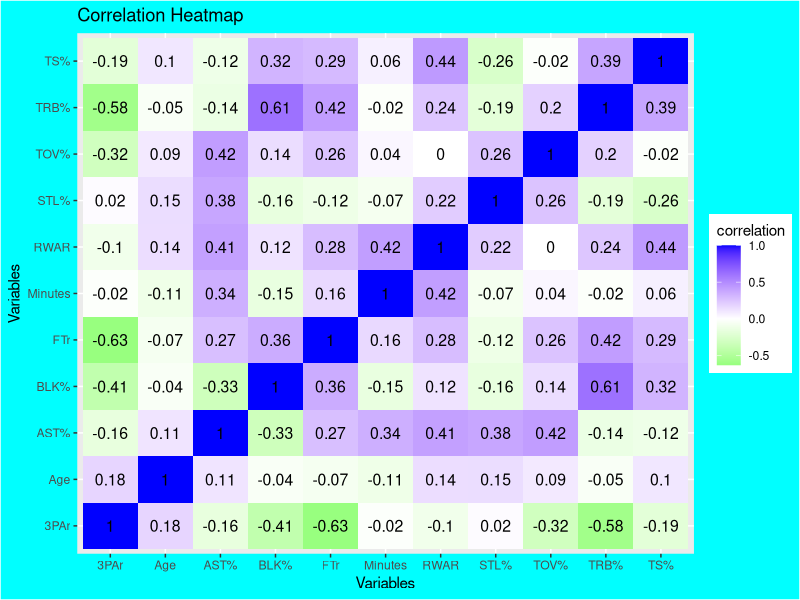
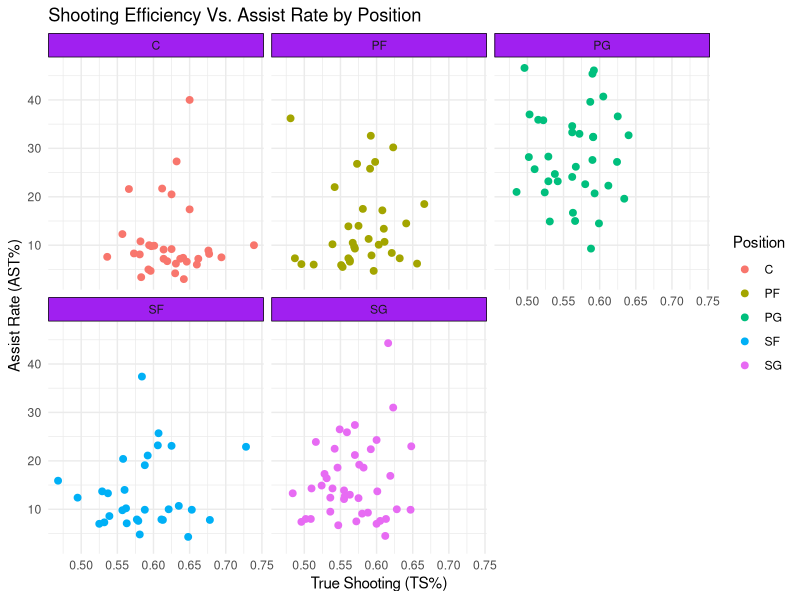
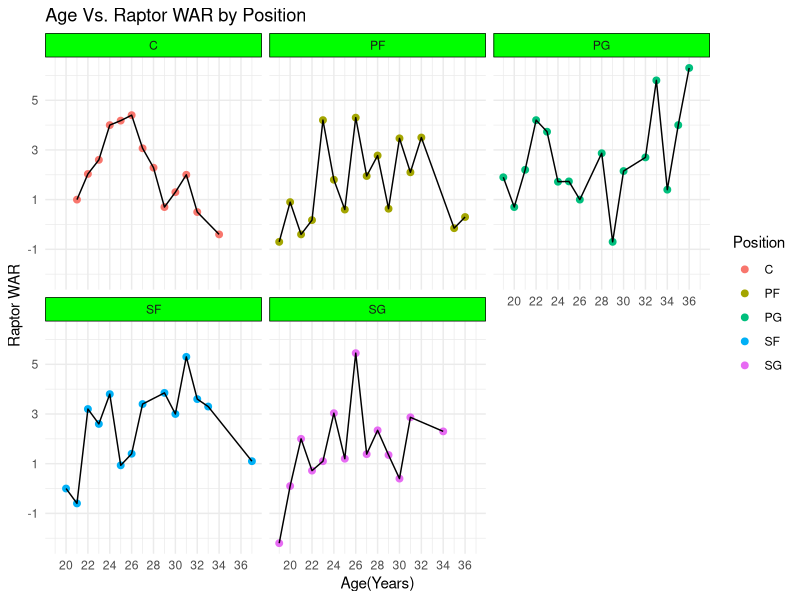
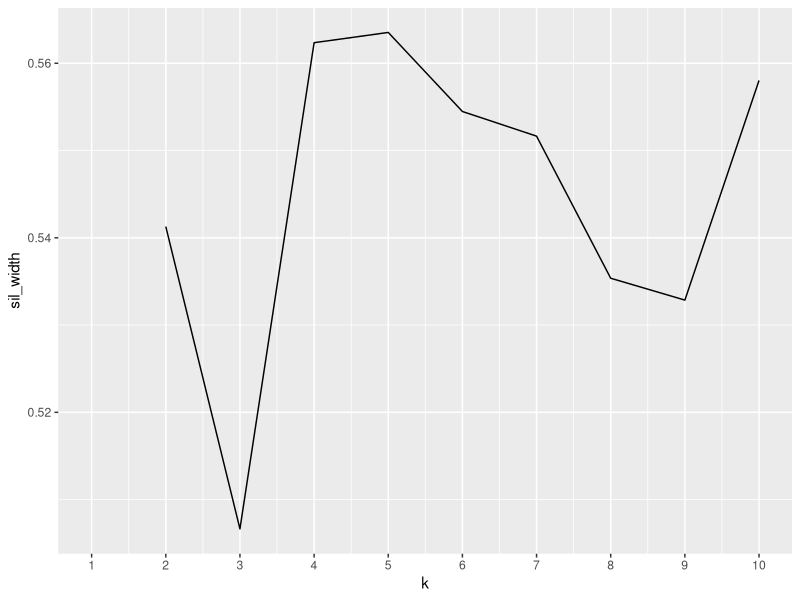
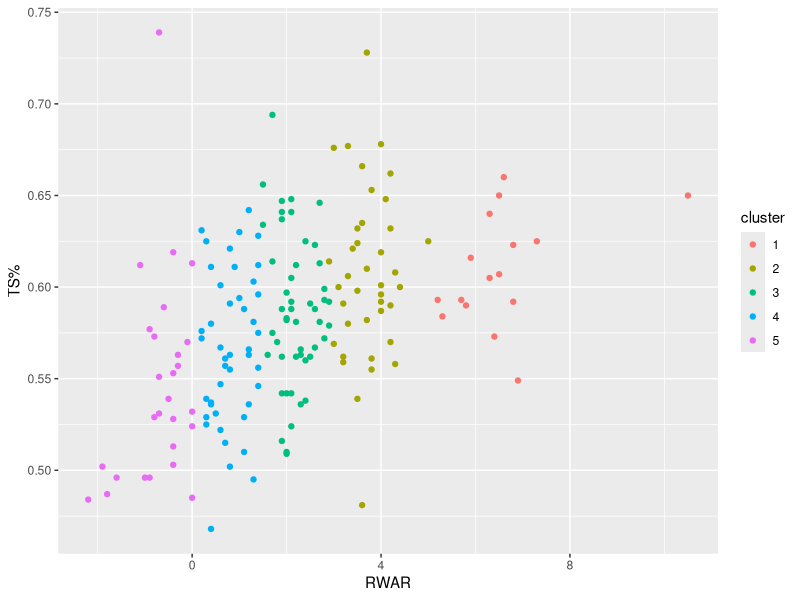
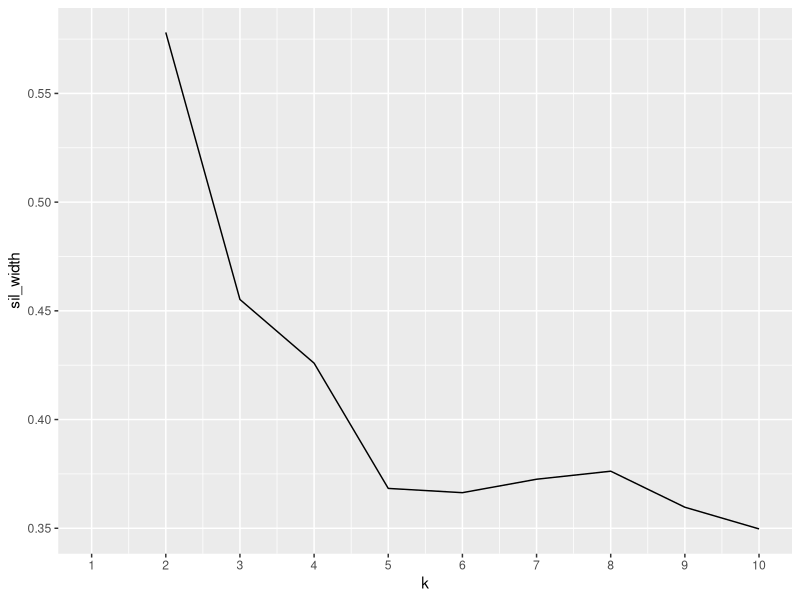
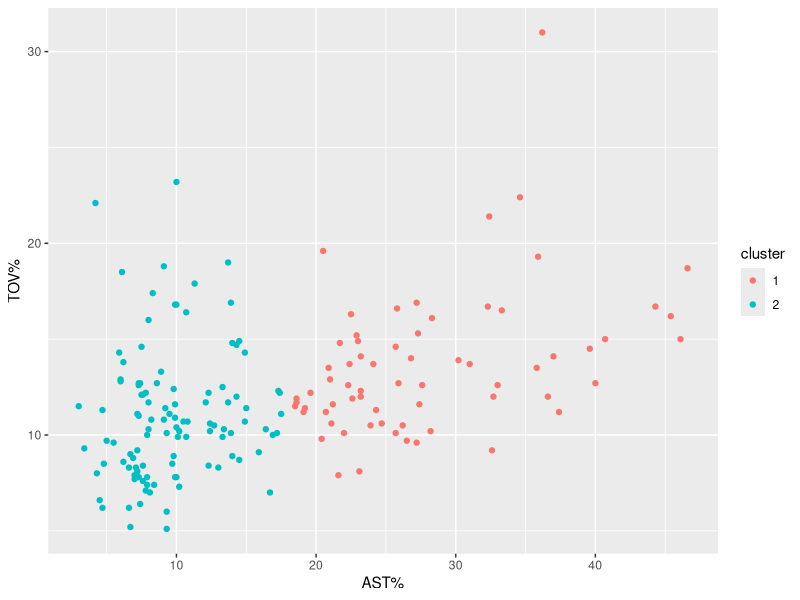
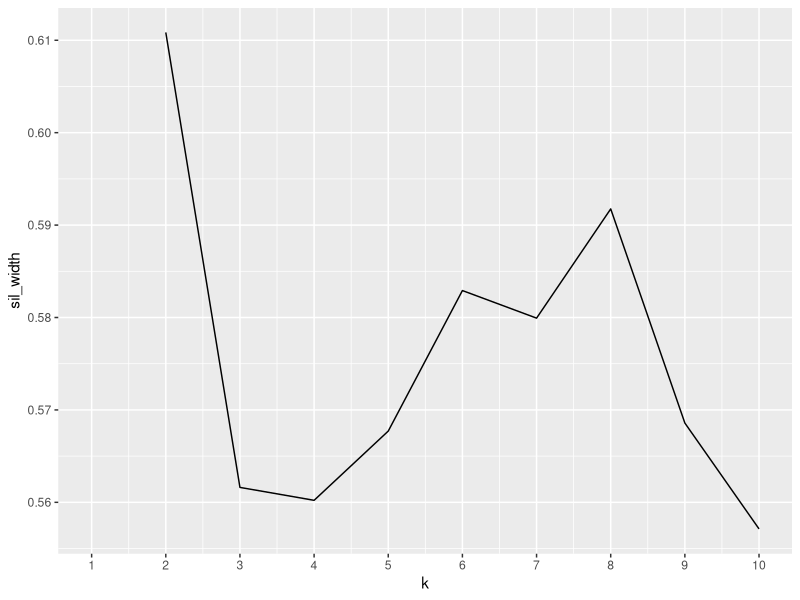

Write R code to recreate these figures, in order.
## ---- chunk 1
knitr::opts_chunk$set(echo = TRUE, eval = TRUE, fig.align = "center", warning = F, message = F,
tidy=TRUE, tidy.opts=list(width.cutoff=60), R.options=list(max.print=100))
## ---- chunk 2
library(readr)
library(dplyr)
library(tidyverse)
library(ggplot2)
library(kableExtra)
## ---- chunk 3
RaptorWAR2 <- read_csv("RaptorWAR2.csv")
PlayerBoxData <- read_csv("PlayerBoxData.csv")
BoxData2 <- PlayerBoxData
## ---- chunk 4
BoxData2 <- select(BoxData2, -c(14:23))
## ---- chunk 5
playerdata <- inner_join(RaptorWAR2, BoxData2, by="Player")
playerdata <- playerdata %>% mutate_all(~gsub("PG-SG", "SG", .))
playerdata$RWAR <- as.numeric(as.character(playerdata$RWAR))
playerdata$Age <- as.numeric(as.character(playerdata$Age))
playerdata$Minutes <- as.numeric(as.character(playerdata$Minutes))
playerdata$`TS%` <- as.numeric(as.character(playerdata$`TS%`))
playerdata$`3PAr` <- as.numeric(as.character(playerdata$`3PAr`))
playerdata$FTr <- as.numeric(as.character(playerdata$FTr))
playerdata$`TRB%` <- as.numeric(as.character(playerdata$`TRB%`))
playerdata$`AST%` <- as.numeric(as.character(playerdata$`AST%`))
playerdata$`STL%` <- as.numeric(as.character(playerdata$`STL%`))
playerdata$`BLK%` <- as.numeric(as.character(playerdata$`BLK%`))
playerdata$`TOV%` <- as.numeric(as.character(playerdata$`TOV%`))
glimpse(playerdata)
sapply(playerdata, class)
## ---- chunk 6
playerdata %>% group_by(Team) %>% summarize(mean_ts=mean(`TS%`)) %>% arrange(desc(mean_ts)) %>% head() %>% kbl() %>% kable_material(c("striped", "hover", "condensed"))
playerdata %>% summarize(mean_ts=mean(`TS%`)) %>% kbl() %>% kable_material(c("striped", "hover", "condensed"))
playerdata %>% group_by(Position) %>% summarize(sd_trb=sd(`TRB%`)) %>% arrange(desc(sd_trb)) %>% kbl() %>% kable_material(c("striped", "hover", "condensed"))
playerdata %>% summarize(sd_trb=sd(`TRB%`)) %>% kbl() %>% kable_material(c("striped", "hover", "condensed"))
playerdata %>% summarize(quantile(`AST%`)) %>% kbl() %>% kable_material(c("striped", "hover", "condensed"))
playerdata %>% filter(RWAR == max(RWAR)) %>% select(Player, RWAR) %>% kbl() %>% kable_material(c("striped", "hover", "condensed"))
playerdata %>% summarize(max(Age), min(Age), median(Age)) %>% kbl() %>% kable_material(c("striped", "hover", "condensed"))
playerdata %>% mutate(relativeFTr = (FTr / mean(FTr) - 1)) %>% filter(relativeFTr == max(relativeFTr)) %>% select(Player, relativeFTr) %>% kbl() %>% kable_material(c("striped", "hover", "condensed"))
playerdata %>% group_by(Position) %>% summarize(mean_stl=mean(`STL%`)) %>% arrange(desc(mean_stl)) %>% kbl() %>% kable_material(c("striped", "hover", "condensed"))
playerdata %>% summarize(mean_stl=mean(`STL%`)) %>% kbl() %>% kable_material(c("striped", "hover", "condensed"))
playerdata %>% group_by(Team) %>% summarize(sd_min=sd(Minutes)) %>% arrange(sd_min) %>% head() %>% kbl() %>% kable_material(c("striped", "hover", "condensed"))
playerdata %>% summarize(sd_min=sd(Minutes)) %>% kbl() %>% kable_material(c("striped", "hover", "condensed"))
playerdata %>% group_by(Position, Team) %>% summarize(mean_three=mean(`3PAr`)) %>% arrange(desc(mean_three)) %>% head() %>% kbl() %>% kable_material(c("striped", "hover", "condensed"))
playerdata %>% summarize(mean_three=mean(`3PAr`)) %>% kbl() %>% kable_material(c("striped", "hover", "condensed"))
playerdata %>% group_by(Position) %>% summarize(mean_blk=mean(`BLK%`)) %>% arrange(mean_blk) %>% kbl() %>% kable_material(c("striped", "hover", "condensed"))
playerdata %>% summarize(mean_blk=mean(`BLK%`)) %>% kbl() %>% kable_material(c("striped", "hover", "condensed"))
## ---- chunk 7
corMatrix <- playerdata %>% select_if(is.numeric) %>% cor(use="pair")
tidycor <- corMatrix %>% as.data.frame %>% rownames_to_column("var1") %>%  pivot_longer(-1,names_to="var2",values_to="correlation")
tidycor %>% ggplot(aes(var1,var2,fill=correlation)) + geom_tile() + geom_text(aes(label=round(correlation,2)),color = "black", size = 4) + xlab("Variables") + ylab("Variables") + ggtitle("Correlation Heatmap") + scale_fill_gradient2(low="green",mid="white",high="blue") + theme(plot.background = element_rect(fill = "cyan"))
## ---- chunk 8
playerdata %>% ggplot(aes(`TS%`, `AST%`)) + geom_point(size=2, aes(color = `Position`)) + facet_wrap(~Position) + xlab("True Shooting (TS%)") + ylab("Assist Rate (AST%)") + ggtitle("Shooting Efficiency Vs. Assist Rate by Position") + theme_minimal() + theme(strip.background = element_rect(colour = "black", fill = "purple"))
## ---- chunk 9
playerdata %>% ggplot(aes(x = `Age`, y = `RWAR`)) + geom_point(size=2, aes(color = `Position`), stat = "summary", fun=mean) + geom_line(aes(y=`RWAR`), stat="summary", fun=mean) + facet_wrap(~Position) + scale_y_continuous(breaks=seq(-3,11,2)) + scale_x_continuous(breaks=seq(18,36,2)) + xlab("Age(Years)") + ylab("Raptor WAR") + ggtitle("Age Vs. Raptor WAR by Position") + theme_minimal() + theme(strip.background = element_rect(colour = "black", fill = "green"))
## ---- chunk 10
library(cluster)
pam_dat<-playerdata %>% select(RWAR,`TS%`)
sil_width<-vector()
for(i in 2:10){
  pam_fit <- pam(pam_dat, k = i)
  sil_width[i] <- pam_fit$silinfo$avg.width
}
ggplot()+geom_line(aes(x=1:10,y=sil_width))+scale_x_continuous(name="k",breaks=1:10)
## ---- chunk 11
library(cluster)
pam1 <- playerdata %>% select(RWAR, `TS%`) %>%  pam(k=5)
pamclust<-playerdata %>% mutate(cluster=as.factor(pam1$clustering))
pamclust %>% ggplot(aes(RWAR,`TS%`,color=cluster)) + geom_point()
pamclust %>% group_by(cluster) %>% select(cluster, RWAR, `TS%`) %>% summarize_if(is.numeric,mean,na.rm=T) %>% kbl() %>% kable_material(c("striped", "hover", "condensed"))
playerdata %>% slice(pam1$id.med) %>% select(Player, RWAR, `TS%`) %>% kbl() %>% kable_material(c("striped", "hover", "condensed"))
pam1$silinfo$avg.width %>% kbl() %>% kable_material(c("striped", "hover", "condensed"))
## ---- chunk 12
pam_dat<-playerdata %>% select(`AST%`,`TOV%`)
sil_width<-vector()
for(i in 2:10){
  pam_fit <- pam(pam_dat, k = i)
  sil_width[i] <- pam_fit$silinfo$avg.width
}
ggplot()+geom_line(aes(x=1:10,y=sil_width))+scale_x_continuous(name="k",breaks=1:10)
## ---- chunk 13
library(cluster)
pam1 <- playerdata %>% select(`AST%`, `TOV%`) %>%  pam(k=2)
pamclust<-playerdata %>% mutate(cluster=as.factor(pam1$clustering))
pamclust %>% ggplot(aes(`AST%`,`TOV%`,color=cluster)) + geom_point()
pamclust %>% group_by(cluster) %>% select(cluster, `AST%`, `TOV%`) %>% summarize_if(is.numeric,mean,na.rm=T) %>% kbl() %>% kable_material(c("striped", "hover", "condensed"))
playerdata %>% slice(pam1$id.med) %>% select(Player, `AST%`, `TOV%`) %>% kbl() %>% kable_material(c("striped", "hover", "condensed"))
pam1$silinfo$avg.width %>% kbl() %>% kable_material(c("striped", "hover", "condensed"))
## ---- chunk 14
pam_dat<-playerdata %>% select(Minutes,RWAR)
sil_width<-vector()
for(i in 2:10){
  pam_fit <- pam(pam_dat, k = i)
  sil_width[i] <- pam_fit$silinfo$avg.width
}
ggplot()+geom_line(aes(x=1:10,y=sil_width))+scale_x_continuous(name="k",breaks=1:10)
## ---- chunk 15
library(cluster)
pam1 <- playerdata %>% select(Minutes, RWAR) %>%  pam(k=2)
pamclust<-playerdata %>% mutate(cluster=as.factor(pam1$clustering))
pamclust %>% ggplot(aes(Minutes,RWAR,color=cluster)) + geom_point() 
pamclust %>% group_by(cluster) %>% select(cluster, Minutes, RWAR) %>% summarize_if(is.numeric,mean,na.rm=T) %>% kbl() %>% kable_material(c("striped", "hover", "condensed"))
playerdata %>% slice(pam1$id.med) %>% select(Player, Minutes, RWAR) %>% kbl() %>% kable_material(c("striped", "hover", "condensed"))
pam1$silinfo$avg.width %>% kbl() %>% kable_material(c("striped", "hover", "condensed"))
